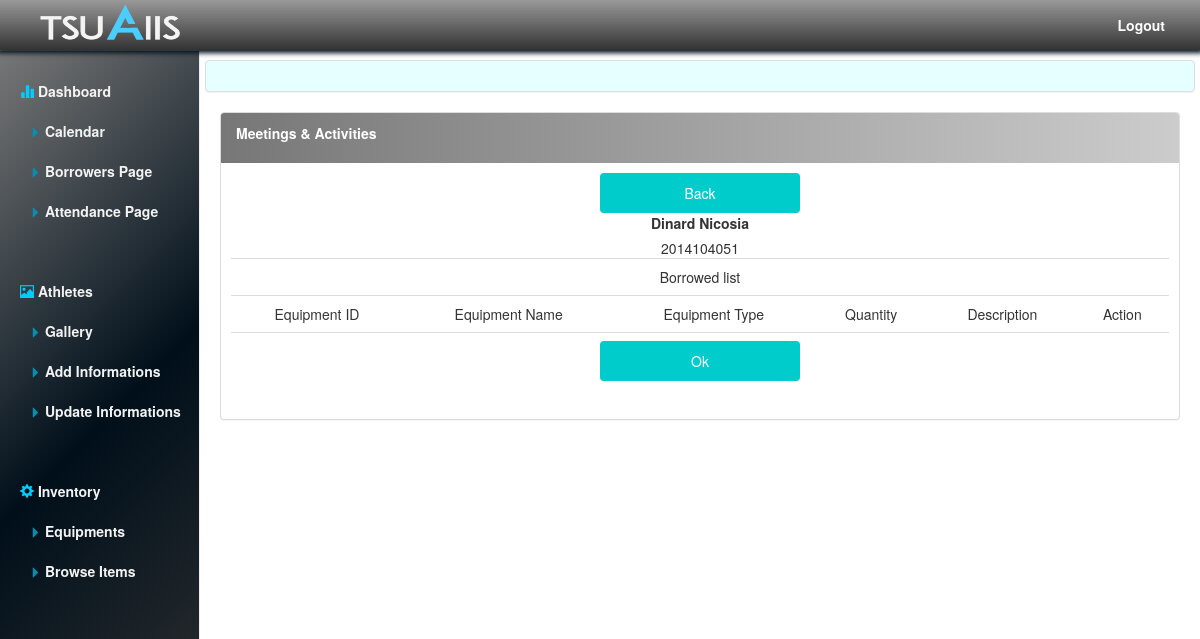
Page /borrower/SDMO_BARROWER_LOG_EQP_LOAD.php?id=2014104051 on the committed database.
### tables this page shows
CREATE TABLE `barrower_info` (
  `BARR_ID` int(11) NOT NULL,
  `BARR_FNAME` char(50) NOT NULL,
  `BARR_LNAME` char(50) NOT NULL,
  `BARR_MNAME` char(5) NOT NULL,
  `BARR_STATUS` char(50) NOT NULL,
  `BARR_ADDRS` varchar(100) NOT NULL,
  `BARR_REG_DATE` datetime NOT NULL
);

### borrower/SDMO_BARROWER_LOG_EQP_LOAD.php (the view, shortened to what this page needs)
<!DOCTYPE html>
<html lang="en">
  <head>
    <link href="../css/bootstrap.min.css" rel="stylesheet">
    <link href="../css/index_style.css" rel="stylesheet">
    <link href="../css/style.css" rel="stylesheet">
  </head>
  <body>
    <nav class="navbar navbar-inverse navbar-fixed-top">
     <a class="navbar-brand" href="#"><img src="../system-images/aiis-logo.png"></a>
      <div class="container-fluid pull-right">
        <div class="navbar-header">
           <ul class="nav nav-pills">
            <li role="presentation"><a href="login/user_logout.php">Logout</a></li>
          </ul>
        </div>
      </div>
    </nav>
    <div class="container-fluid">
      <div class="row">
        <div class="col-sm-3 col-md-2 sidebar">
          <ul class="nav nav-sidebar">
            <li class="active"><a href="../welcome.php"><span class="glyphicon glyphicon-stats"></span> Dashboard</a></li>
              <ul class="nav nav-sidebar" id="sub-nav">
                <li><a href="#" id="calendar" role='button'><span class="glyphicon glyphicon-triangle-right" ></span> Calendar</a></li>
                <li><a href="../borrower/SDMO_BORROWER_REG.php "><span class="glyphicon glyphicon-triangle-right"></span> Borrowers Page</a></li>
                <li><a href=""><span class="glyphicon glyphicon-triangle-right"></span> Attendance Page</a></li>
              </ul>
          </ul>
          <ul class="nav nav-sidebar">
            <li><a href=""><span class="glyphicon glyphicon-picture"></span> Athletes</a></li>
             <ul class="nav nav-sidebar" id="sub-nav">
                <li><a href=""><span class="glyphicon glyphicon-triangle-right"></span> Gallery</a></li>
                <li><a href=""><span class="glyphicon glyphicon-triangle-right"></span> Add Informations</a></li>
                <li><a href=""><span class="glyphicon glyphicon-triangle-right"></span> Update Informations</a></li>
              </ul>
          </ul>
           <ul class="nav nav-sidebar">
            <li><a href=""><span class="glyphicon glyphicon-cog"></span> Inventory</a></li>
             <ul class="nav nav-sidebar" id="sub-nav">
                <li><a href=""><span class="glyphicon glyphicon-triangle-right"></span> Equipments</a></li>
                <li><a href=""><span class="glyphicon glyphicon-triangle-right"></span> Browse Items</a></li>
              </ul>
          </ul>
        </div>
        <div class="col-sm-9 col-sm-offset-3 col-md-10 col-md-offset-2 main">
          <div class="row placeholders">
           <div class="panel panel-default" style="background-color: #e6ffff;margin-top: -10px;">
              <div class="panel-body" >
              </div>
           </div>
          </div>
          <div class="row">
            <div class="col-md-12">
             <div class="panel panel-default" id="index-panel">
               <div class="panel-heading" id="index-panel-head">
               <p id="calendar-pop"> Meetings & Activities </p>
                </div>
               <div class="panel-body" id="index-panel-body" style="padding: 2px;padding:10px;">
<?php
		$barr_id = $_GET['id'];
		$date_id = $_GET['id2'];
		echo "<form method='POST' ><input type='submit' name='backbttn' class='btn btn-warning' value=Back><br>";
	   $display2 = mysql_query("SELECT * FROM barrower_info WHERE BARR_ID = '$barr_id'");
			while ($row = mysql_fetch_array($display2)) {
				$stud_id =$row['BARR_ID'];
				$name ="<label>". $row['BARR_FNAME'] . " " . $row['BARR_LNAME']."</label>";
			}
				echo $name . "</br>" . $stud_id;
				$display = mysql_query("SELECT * FROM borrower_equipment_info WHERE BARR_ID = '$barr_id' AND BARR_DATE_ID = '$date_id' ");
				echo "<table class='table'>
               <tr>
                <td colspan=7 >Borrowed list</td>
               </tr>
               <tr>
                <td>Equipment ID</td>
                <td>Equipment Name</td>
                <td>Equipment Type</td>
                <td>Quantity</td>
                <td>Description</td>
                <td>Action</td>
               </tr>";
				while ($row = mysql_fetch_array($display)) {
					$id = $row['BARR_EQP_ID'];
					echo "<tr>
          <td>" .	$row['EQP_ID'] . "</td>
          <td>" .	$row['BARR_EQP_NAME'] . "</td>
          <td>" .	$row['BARR_EQP_TYPE'] . "</td>
          <td>" .	$row['BARR_EQP_QUANTITY'] . "</td>
          <td>" . "<form method='POST'><input type='text' name='desc' value='" . $row['BARR_EQP_DESC'] ."' ></td>
          <td><input type=hidden name='hidden_delete' class='btn btn-danger' value='". $row['BARR_EQP_ID'] ."'>
					<input type='submit' name='updatebttn' value='Okay'>
					</form>
          </td></tr>";
	}echo "<tr>
          <td colspan=7>
            <form method='POST'>
            <input class='btn btn-success' type='submit' name='okey_bttn' value='Ok'>
            </form>
            </td>
            </tr>
          </table>";
?>
         </div>
             </div>
            </div>
          </div>
        </div>
      </div>
    </div>
  </body>
</html>

### css/index_style.css (style rules this page uses)
body { padding-top: 50px; }
.navbar-fixed-top { border: 0; background: linear-gradient(to bottom, #999, #333); box-shadow: 0px 0px 5px 3px #000f1a; }
@media (min-width: 768px) { .sidebar { position: fixed; top: 51px; bottom: 0; left: 0; z-index: 1000; display: block; padding: 20px; overflow-x: hidden; overflow-y: auto; background: linear-gradient(-45deg, #333, #000f1a,#777); border-right: 1px solid #eee; } }
.nav-sidebar { margin-right: -21px; margin-bottom: 20px; margin-left: -20px; }
.nav-sidebar > li > a { padding-right: 20px; padding-left: 20px; color: #f3f3f3; font-weight: bold; transition:0.3s; }
.nav-sidebar #sub-nav > li > a { padding-left: 50px; border: none; }
.main { padding: 20px; }
@media (min-width: 768px) { .main { padding-right: 20; padding-left: 20; } }

### css/style.css (style rules this page uses)
.nav-pills { font-weight: bold; padding:5px; }
.nav-pills > li { -webkit-transition:0.3s; border-radius: 0px; }
.nav-pills > li > a { color: #fff; transition:0.3s; border-radius: 0px; transition:0.3s; }
.navbar-fixed-top> a > img { margin-left: 20px; max-height: 50px; padding:5px; margin-top:-20px; width:150px; }
.glyphicon { color: #00ccff; }
.glyphicon-triangle-right { color: #008fb3; font-size: 11px; }
.panel > #index-panel-head { background: linear-gradient(90deg, #777, #ccc); border: none; color: #fff; font-weight: bold; }

### borrower/SDMO_BARROWER_LOG_EQP_LOAD.php (style rules this page uses)
form { text-align: center; }
.btn { width: 200px; padding: 10px; background-color: #00cccc; border: none; }

### rows in the picture
barrower_info: BARR_FNAME "Dinard", BARR_LNAME "Nicosia", BARR_ID "2014104051"
